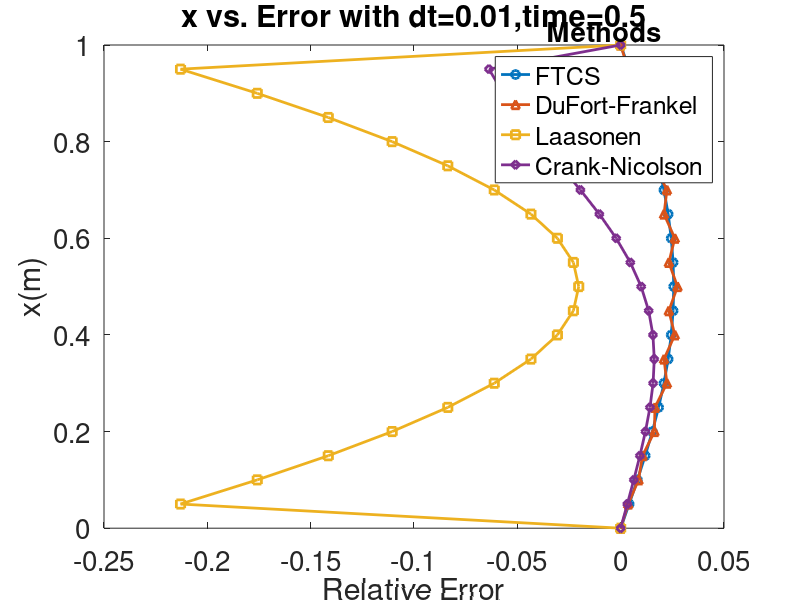

Write MATLAB code to recreate this figure.
clear;
%%%%%%%%%%%%%%%%%%%%%%%%%%%%%%%%%%%%%%%%%%%%%%%%%%%%%%%%%%%%%%%%%%%%%%%%%%%
L = 1;                    %Length
alpha = 0.1;              %diffusion coefficient
dx = 0.05;                %Δx
dt = 0.01;                %Δt
d = (alpha*dt)/(dx^2);    %diffusion number
%for t_max = 0:0.1:0.5     %time interval loop(0.0,0.1,0.2,0.3,0.4,0.5)
t_max=0.5;
 M = round(t_max/dt + 1); %# of nodes in time
 N = round(L/dx + 1);     %# of nodes in distance
 t = zeros(M,1);
 x = zeros(N,1);          
 for i=1:N                %distance node values
     x(i) = 0 + (i-1)*dx;
 end    
 for i=1:M                %time node values
     t(i) = 0 + (i-1)*dt;
 end  
 %%%%%%%%%%%%%%%%%%%%%%%%%%%%%%%%%%%%%%%%%%%%%%%%%%%%%%%%%%%%%%%%%%%%%%%%%%%
 T = 100*ones(M,N);   %Initial conditions
 T(:,1) = 300;        %Boundary conditions
 T(:,N) = 300;        %Boundary conditions
 T(1,2:N-1) = 100;    %Initialconditions
 T_initial = T;       %Initial temperatures
 %%%%%%%%%%%%%%%%%%%%%%%%%%%%%%%%%%%%%%%%%%%%%%%%%%%%%%%%%%%%%%%%%%%%%%%%%%%  
    
                        %//FTCS Equation loop//%
      for n=1:M
        for i=2:N-1
            T(n+1,i) = d*T(n,i+1) + (1-2*d)*T(n,i) + d*T(n,i-1);
        end
      end
      FTCS = T;
%}
%%%%%%%%%%%%%%%%%%%%%%%%%%%%%%%%%%%%%%%%%%%%%%%%%%%%%%%%%%%%%%%%%%%%%%%%%%% 
    
                   %//DuFort-Frankel Equation loop//%
      for y=2:N-1
          T(2,y) = d*T(1,y+1) + (1-2*d)*T(1,y) + d*T(1,y-1);
      end    
      for n=2:M-1
        for i=2:N-1
            T(n+1,i) = ((1-2*d)/(1+2*d))*T(n-1,i) + ((2*d)/(1+2*d))*(T(n,i+1) + T(n,i-1));
        end
      end
      DF = T;
%}
%%%%%%%%%%%%%%%%%%%%%%%%%%%%%%%%%%%%%%%%%%%%%%%%%%%%%%%%%%%%%%%%%%%%%%%%%%%
    
                   %//Laasonen(BTCS) Equation loop//%
A = zeros(N-2,N-2);
B = zeros(N-2,1);
A(1,1) = 2*(1+d);
A(1,2) = -d;
A(N-2,N-3) = -d;
A(N-2,N-2) = 2*(1+d);
for p=2:N-3
    A(p,p-1) = -d;
    A(p,p) = (1+2*d);
    A(p,p+1) = -d;
end    
for n=1:M-1
    B(1) = (T(n,2)+T(n+1,1));
    B(N-2) = (T(n,N-1)+T(n+1,N));
    for i=2:N-3
        B(i) = T(n,i+1);
    end   
    W = A\B;  %solution matrix
    T(n+1,2:N-1) = W;
    BTCS = T;
end         
%}
%%%%%%%%%%%%%%%%%%%%%%%%%%%%%%%%%%%%%%%%%%%%%%%%%%%%%%%%%%%%%%%%%%%%%%%%%%%
                 
                   %//Crank-Nicolson Equation loop//%
A = zeros(N-2,N-2);
B = zeros(N-2,1);
A(1,1) = 2*(1+d);
A(1,2) = -d;
A(N-2,N-3) = -d;
A(N-2,N-2) = 2*(1+d);
for p=2:N-3
    A(p,p-1) = -d;
    A(p,p) = (1+2*d);
    A(p,p+1) = -d;
end    
for n=1:M-1
    B(1) = d*T(n,1)+2*(1-d)*T(n,2)+d*T(n,3)+d*T(n+1,1);
    B(N-2) = d*T(n,2)+2*(1-d)*T(n,3)+d*T(n,4)+d*T(n+1,N);
    for i=2:N-3
        B(i) = T(n,i+1);
    end
    W = A\B;  %solution matrix
    T(n+1,2:N-1) = W;
    CN = T;
end 
%}      
%%%%%%%%%%%%%%%%%%%%%%%%%%%%%%%%%%%%%%%%%%%%%%%%%%%%%%%%%%%%%%%%%%%%%%%%%%%
                     %//FTCS/Analytic Equation loop//%
                     T(1,2:N-1) = 90; 
      for n=1:M
        for i=2:N-1
            T(n+1,i) = d*T(n,i+1) + (1-2*d)*T(n,i) + d*T(n,i-1);
        end
      end
      AN = T;
%}
%%%%%%%%%%%%%%%%%%%%%%%%%%%%%%%%%%%%%%%%%%%%%%%%%%%%%%%%%%%%%%%%%%%%%%%%%%%
                          %//Error//%
E_FTCS = (FTCS - AN)/AN(M,N);
E_DF = (DF - AN)/AN(M,N);
E_BTCS = (BTCS - AN)/AN(M,N);
E_CN = (CN - AN)/AN(M,N);
 
%%%%%%%%%%%%%%%%%%%%%%%%%%%%%%%%%%%%%%%%%%%%%%%%%%%%%%%%%%%%%%%%%%%%%%%%%%%

                    %Plots for first 2 questions%
plot(E_FTCS(M,:),x,"-o",'LineWidth',2); 
hold on;
plot(E_DF(M,:),x,"-^",'LineWidth',2); 
plot(E_BTCS(M,:),x,"-square",'LineWidth',2); 
plot(E_CN(M,:),x,"-diamond",'LineWidth',2); 
xlabel('Relative Error')
ylabel('x(m)')
title(sprintf('x vs. Error with dt=%.2f,time=0.5',dt))
set(gca,'FontSize',20)
legend('FTCS','DuFort-Frankel','Laasonen','Crank-Nicolson','Analytical')
title(legend,'Methods')
%}
%%%%%%%%%%%%%%%%%%%%%%%%%%%%%%%%%%%%%%%%%%%%%%%%%%%%%%%%%%%%%%%%%%%%%%%%%%%
%{
                      %Plots for 3rd question%
r = 1;
while (r<(N/2+1))
plot(t,T(:,r),'LineWidth',2);
hold on;
r = r + 1;
end
xlabel('time(h)')
ylabel('Temperature(°C)')
title(sprintf('Temperature vs. time with dt=%.2f(Crank-Nicolson)',dt))
set(gca,'FontSize',20)
%}
%%%%%%%%%%%%%%%%%%%%%%%%%%%%%%%%%%%%%%%%%%%%%%%%%%%%%%%%%%%%%%%%%%%%%%%%%%%
%end %end of row8 for loop
%%%%%%%%%%%%%%%%%%%%%%%%%%%%%%%%%%%%%%%%%%%%%%%%%%%%%%%%%%%%%%%%%%%%%%%%%%%   
%{                      
                      %//Analitic Equation loop//%            
        
      time=0;
      for n=2:M-1  
          f=0;
        for i=2:N-1      
                syms m  ;
                v = exp((-((m*pi)/L)^2)*alpha*time)*((1-(-1).^m)/(m*pi))*sind((m*pi*f)/L);
                sum_final = symsum(v,m,1,10);
           
            T(n,i) = 300 + 2*(100 - 300)*sum_final;
            %{       
            T(n,i) = 1/(sqrt(4*pi*d*time))*exp(-(f^2)/(4*d*time));
            %}
            f = f + dx;
        end
        
         time = time + dt;
      end
plot(x,T(M,:),'LineWidth',2); 
xlabel('x(m)')
ylabel('Temperature(°C)')
title(sprintf('Temperature vs. x with dt=%.2f(FTCS)',dt))
set(gca,'FontSize',20)
%}
%%%%%%%%%%%%%%%%%%%%%%%%%%%%%%%%%%%%%%%%%%%%%%%%%%%%%%%%%%%%%%%%%%%%%%%%%%%